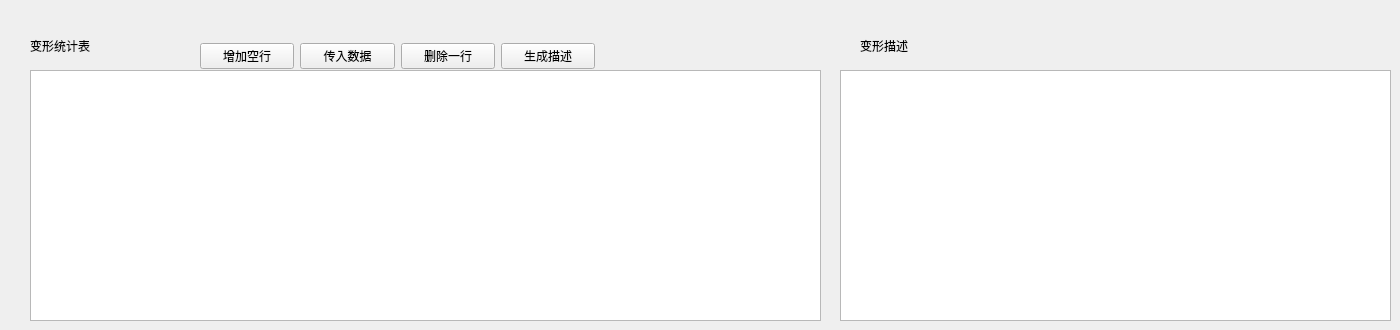
      <widget class="QWidget" name="tab_8">
       <attribute name="title">
        <string>变形统计</string>
       </attribute>
       <widget class="QWidget" name="layoutWidget_4">
        <property name="geometry">
         <rect>
          <x>200</x>
          <y>40</y>
          <width>395</width>
          <height>32</height>
         </rect>
        </property>
        <layout class="QHBoxLayout" name="horizontalLayout_4">
         <item>
          <widget class="QPushButton" name="pushButton_62">
           <property name="text">
            <string>增加空行</string>
           </property>
          </widget>
         </item>
         <item>
          <widget class="QPushButton" name="pushButton_20">
           <property name="text">
            <string>传入数据</string>
           </property>
          </widget>
         </item>
         <item>
          <widget class="QPushButton" name="pushButton_21">
           <property name="text">
            <string>删除一行</string>
           </property>
          </widget>
         </item>
         <item>
          <widget class="QPushButton" name="pushButton_22">
           <property name="text">
            <string>生成描述</string>
           </property>
          </widget>
         </item>
        </layout>
       </widget>
       <widget class="QTextEdit" name="textEdit_3">
        <property name="geometry">
         <rect>
          <x>840</x>
          <y>70</y>
          <width>551</width>
          <height>251</height>
         </rect>
        </property>
       </widget>
       <widget class="QLabel" name="label_107">
        <property name="geometry">
         <rect>
          <x>860</x>
          <y>36</y>
          <width>91</width>
          <height>20</height>
         </rect>
        </property>
        <property name="styleSheet">
         <string notr="true">font: 12pt &quot;黑体&quot;;</string>
        </property>
        <property name="text">
         <string>变形描述</string>
        </property>
       </widget>
       <widget class="QTableWidget" name="tableWidget_4">
        <property name="geometry">
         <rect>
          <x>30</x>
          <y>70</y>
          <width>791</width>
          <height>251</height>
         </rect>
        </property>
       </widget>
       <widget class="QLabel" name="label_108">
        <property name="geometry">
         <rect>
          <x>30</x>
          <y>35</y>
          <width>111</width>
          <height>21</height>
         </rect>
        </property>
        <property name="styleSheet">
         <string notr="true">font: 12pt &quot;黑体&quot;;</string>
        </property>
        <property name="text">
         <string>变形统计表</string>
        </property>
       </widget>
      </widget>
